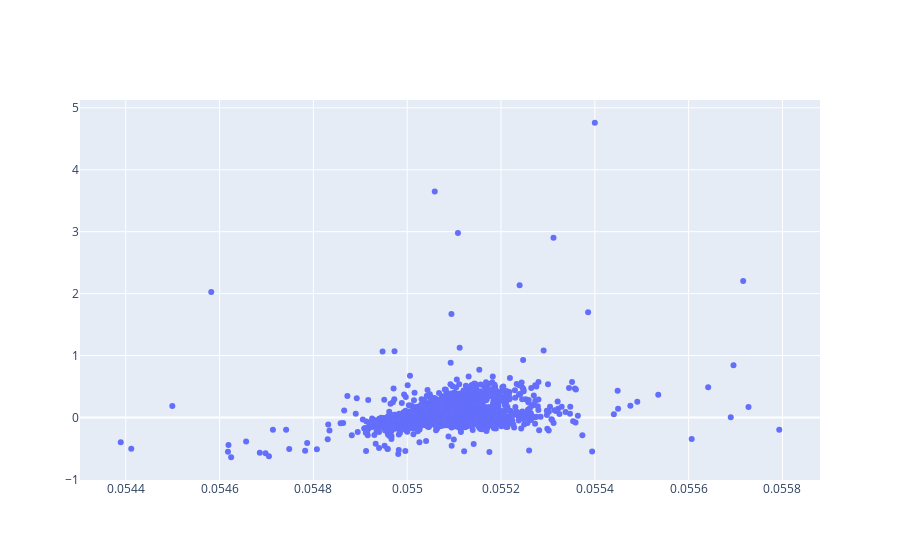

Source (notebook cell):
### Code cell
l = loss(net(features), labels)
print(f'epoch {epoch + 1}, loss {l:f}')
import plotly.graph_objects as go
net.train(False)
y_ = net(features)
x = y_.flatten().detach()
y = labels.flatten().detach()
fig = go.Figure()
# fig.add_trace(go.Scatter(x = features.flatten(), y=labels.flatten(), mode='markers'))
# fig.add_trace(go.Scatter(x = features.flatten(), y= x))
fig.add_trace(go.Scatter(x = x, y=y, mode='markers'))

# 显示图表
fig.show()

### Figure 1 — Plotly figure (JSON) as saved in the notebook; plotly's stock layout.template omitted (floating-point values rounded to 4 significant figures; data arrays with more than 128 entries replaced by an {"elided": "..."} marker saying what was removed)
{"data": [{"mode": "markers", "type": "scatter", "x": {"elided": "1683 float values"}, "y": {"elided": "1683 float values"}}], "layout": {}}
